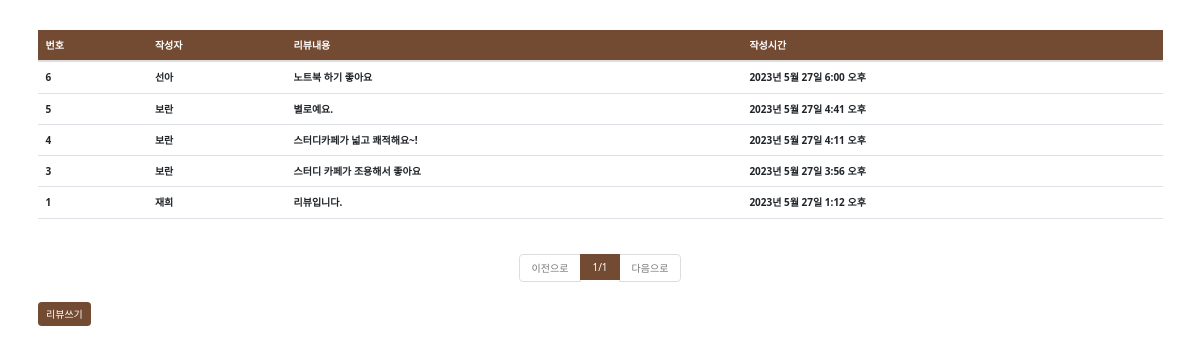
The app's page /review/list/ with its own data.
### review/models.py (models this page shows, shortened)
class Review(models.Model):
    contents = models.TextField(verbose_name="내용")
    registered_date = models.DateTimeField(auto_now_add=True, verbose_name = "등록 시간")
    writer = models.ForeignKey('accounts.User', verbose_name = "작성자", on_delete = models.CASCADE)
    class Meta:
        db_table = "review_comment"
        verbose_name = "리뷰"
        verbose_name_plural = "리뷰"

### accounts/models.py (models this page shows)
class User(models.Model):
    username = models.CharField(max_length=128)
    useremail = models.EmailField(max_length=128)
    password = models.CharField(max_length=128)
    created_at = models.DateTimeField(auto_now_add=True)
    def __str__(self):
        return self.username
    class Meta:
        db_table = 'cafeProject_user'
        verbose_name = '카페앱 사용자'
        verbose_name_plural = '카페앱 사용자'

### review/views.py (the view)
# urls.py: path('list/', views.review_list),
def review_list(request):
    all_reviews = Review.objects.all().order_by('-id')
    page = int(request.GET.get('p', 1))
    paginator = Paginator(all_reviews, 6)
    reviews = paginator.get_page(page)
    return render(request, 'review_list.html', {'reviews':reviews})

### review/templates/review_list.html
{% extends 'base.html' %}
{% block contents %}
<div class = "row mt-5">
    <div class = "col-12">
        <table class = "table table-hover">
            <thead class="table text-white" style="background-color: #734A32">
                <tr>
                    <th>번호</th>
                    <th>작성자</th>
                    <th>리뷰내용</th>
                    <th>작성시간</th>
                </tr>
            </thead>
            <tbody class = "text-dark">
                {% for review in reviews %}
                <tr onclick = "location.href = '/review/detail/{{review.id}}'">
                    <th>{{review.id}}</th>
                    <th>{{review.writer}}</th>
                    <th>{{review.contents}}</th>
                    <th>{{review.registered_date}}</th>
                </tr>
                {% endfor %}
            </tbody>
        </table>
    </div>
</div>
<div class = "row mt-2">
    <div class = "col-12">
        <nav>
            <ul class = "pagination justify-content-center">
                {% if boards.has_previous %}
                    <li class = "page-item">
                        <a class = "page-link" href = "?p={{reviews.previous_page_number}}">이전으로</a>
                    </li>
                {% else %}
                    <li class = "page-item disabled">
                        <a class = "page-link disabled" href = "#">이전으로</a>
                    </li>
                {% endif %}
                <li class = "page-item active">
                    <a class = "page-link" style="background-color: #734A32; border:none" >{{reviews.number}}/{{reviews.paginator.num_pages}}</a>
                </li>
                {% if reviews.has_next %}
                    <li class = "page-item">
                        <a class = "page-link" href = "?p={{reviews.next_page_number}}">다음으로</a>
                    </li>
                {% else %}
                    <li class = "page-item disabled">
                        <a class = "page-link disabled" href = "#">다음으로</a>
                    </li>
                {% endif %}
            </ul>
        </nav>
    </div>
</div>
<div class = "row">
    <div class = "col-12">
        <button class="btn text-white" style="background-color:  #734A32;" onclick = "location.href = '/review/write/'">리뷰쓰기</button>
    </div>
</div>
{% endblock %}

### records on screen
Review: id "6", writer "선아", contents "노트북 하기 좋아요", registered_date "2023년 5월 27일 6:00 오후"
Review: id "5", writer "보란", contents "별로예요.", registered_date "2023년 5월 27일 4:41 오후"
Review: id "4", writer "보란", contents "스터디카페가 넓고 쾌적해요~!", registered_date "2023년 5월 27일 4:11 오후"
Review: id "3", writer "보란", contents "스터디 카페가 조용해서 좋아요", registered_date "2023년 5월 27일 3:56 오후"
Review: id "1", writer "재희", contents "리뷰입니다.", registered_date "2023년 5월 27일 1:12 오후"

### other values on screen
{{ reviews.number }} "1"
{{ reviews.paginator.num_pages }} "1"
